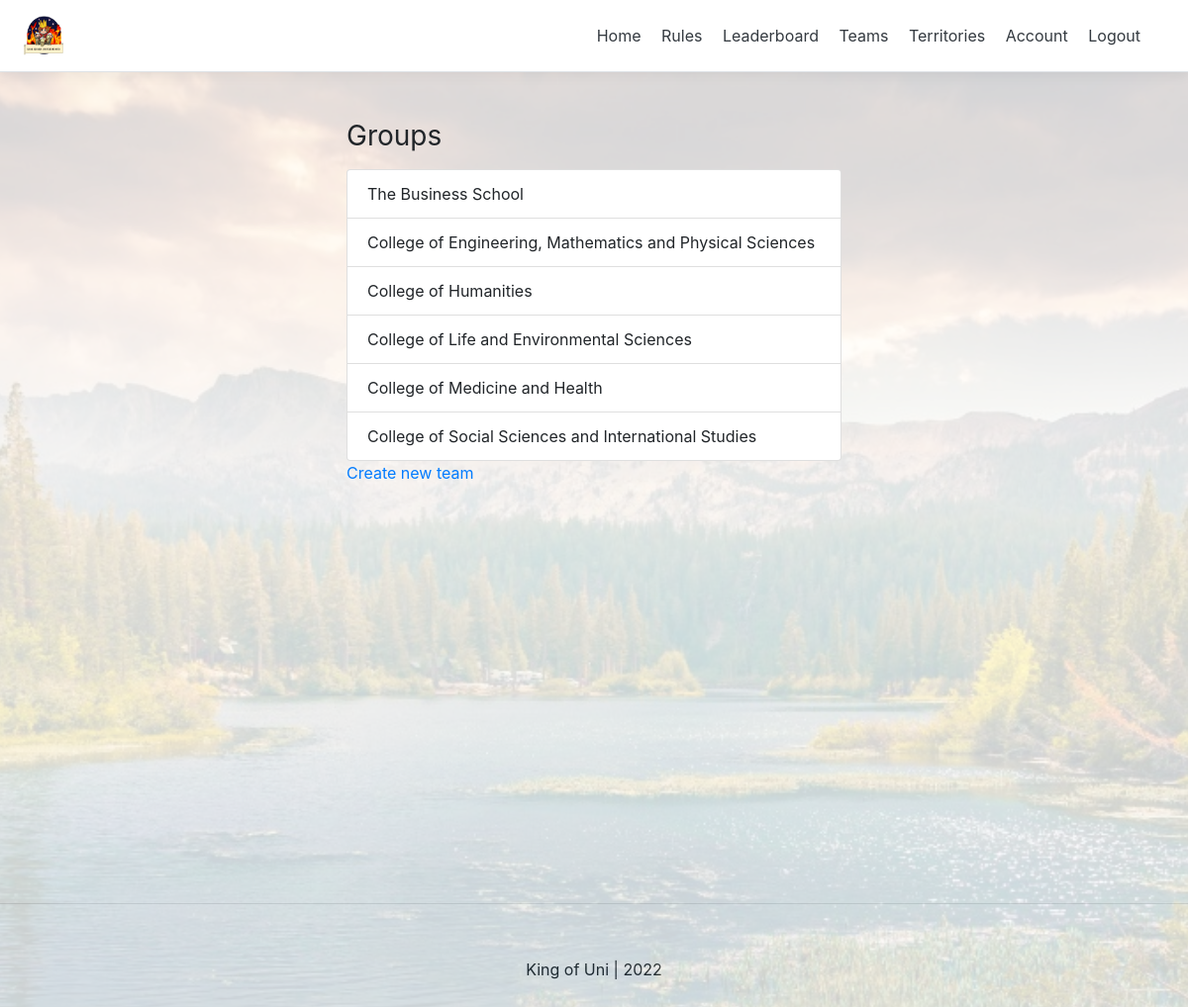
Page /game_keeper/group/ (signed in) on the committed database.
### group/models.py (models this page shows, shortened)
class Group(models.Model):
    name = models.CharField(max_length=100,  null=False, blank=False, unique=True)
    date_created = models.DateTimeField(verbose_name="date created" , auto_now_add=True)
    point_total = models.IntegerField(default=0)
    color = models.CharField(max_length=50, null=True)

### group/views.py (the view)
# urls.py: path('group/', groups_list_view, name="groups_list"),
def groups_list_view(request):
    context = {}
    user = request.user
    if not user.is_authenticated:
        return redirect('login')
    groups = Group.objects.all()
    context['groups'] = groups
    return render(request, 'group/groups_list.html', context)

### group/templates/group/groups_list.html (shortened to what this page needs)
{% extends 'base.html' %}
{% block content %}
{% if request.user.is_authenticated %}
<div class="container mt-4 p-4">
    <div class="row">
      <div class="buildings">
        {% if groups %}
        <h3 class="mb-3 font-weight-normal">Groups</h3>
        <ul class="list-group">
          {% for group in groups %}
            <li class="list-group-item">{{group.name}}</li>
          {% endfor %}
          </ul>
        {% else %}
          <p>No teams available</p>
        {% endif %}
        <a href="{% url 'game_keeper:create_group' %}">Create new team</a>
      </div>
    </div>
  </div>
{% endif %}
{% endblock content %}

### templates/base.html (style rules this page uses)
.image { position: relative; }
.image:before { content: ' '; display: block; position: absolute; height: 100%; width: 100%; background-size: cover; opacity: 0.2; background-image: url("/static/exeter_uni.jpg"); background-repeat: no-repeat; background-position: center; }

### templates/snippets/header.html (style rules this page uses)
@media (min-width: 768px) { html { font-size: 16px; } }
.container { max-width: 960px; }

### group/templates/group/groups_list.html (style rules this page uses)
.buildings { max-width: 500px; width: 100%; margin: auto; }

### rows in the picture
Group: name "The Business School"
Group: name "College of Engineering, Mathematics and Physical Sciences"
Group: name "College of Humanities"
Group: name "College of Life and Environmental Sciences"
Group: name "College of Medicine and Health"
Group: name "College of Social Sciences and International Studies"
